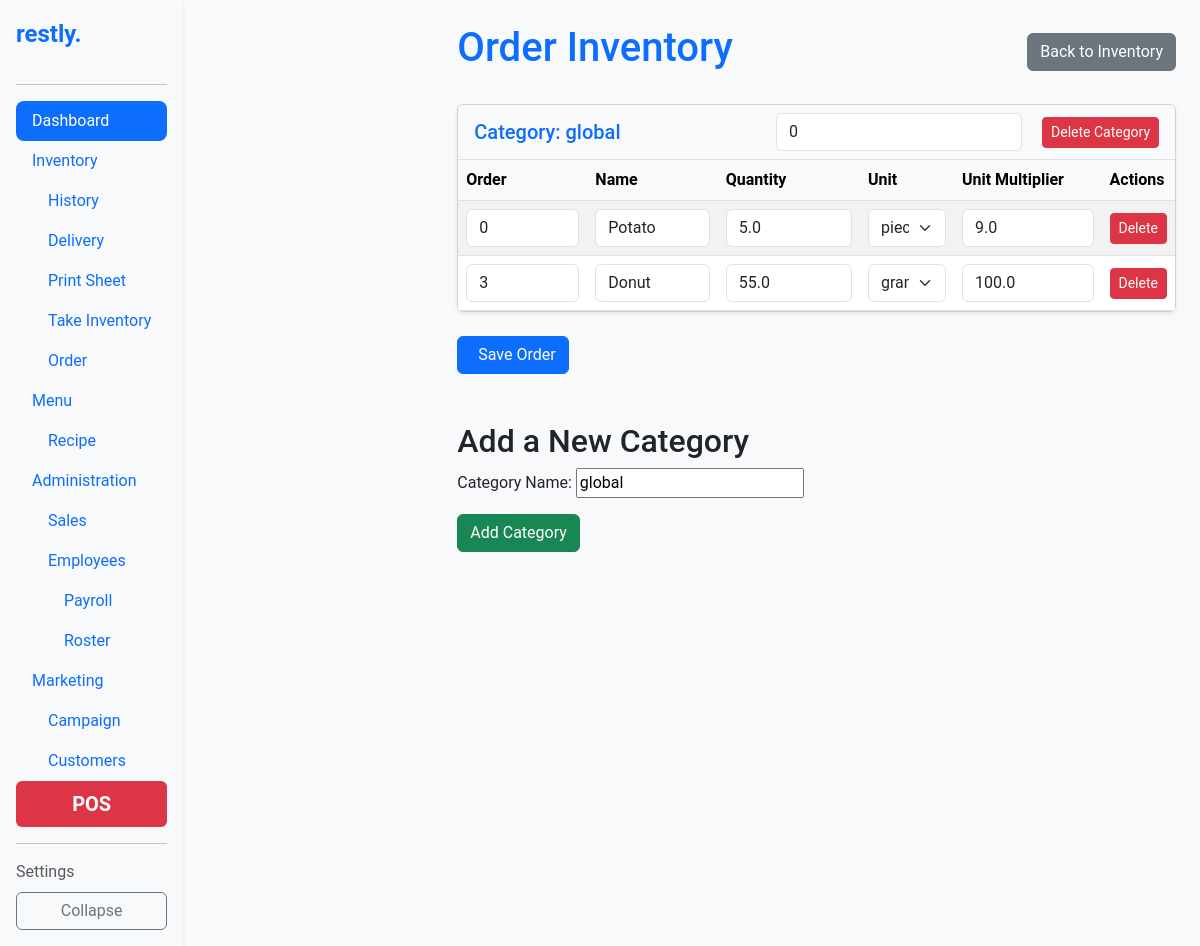
The page /inventory/order/ on the database as committed earlier.
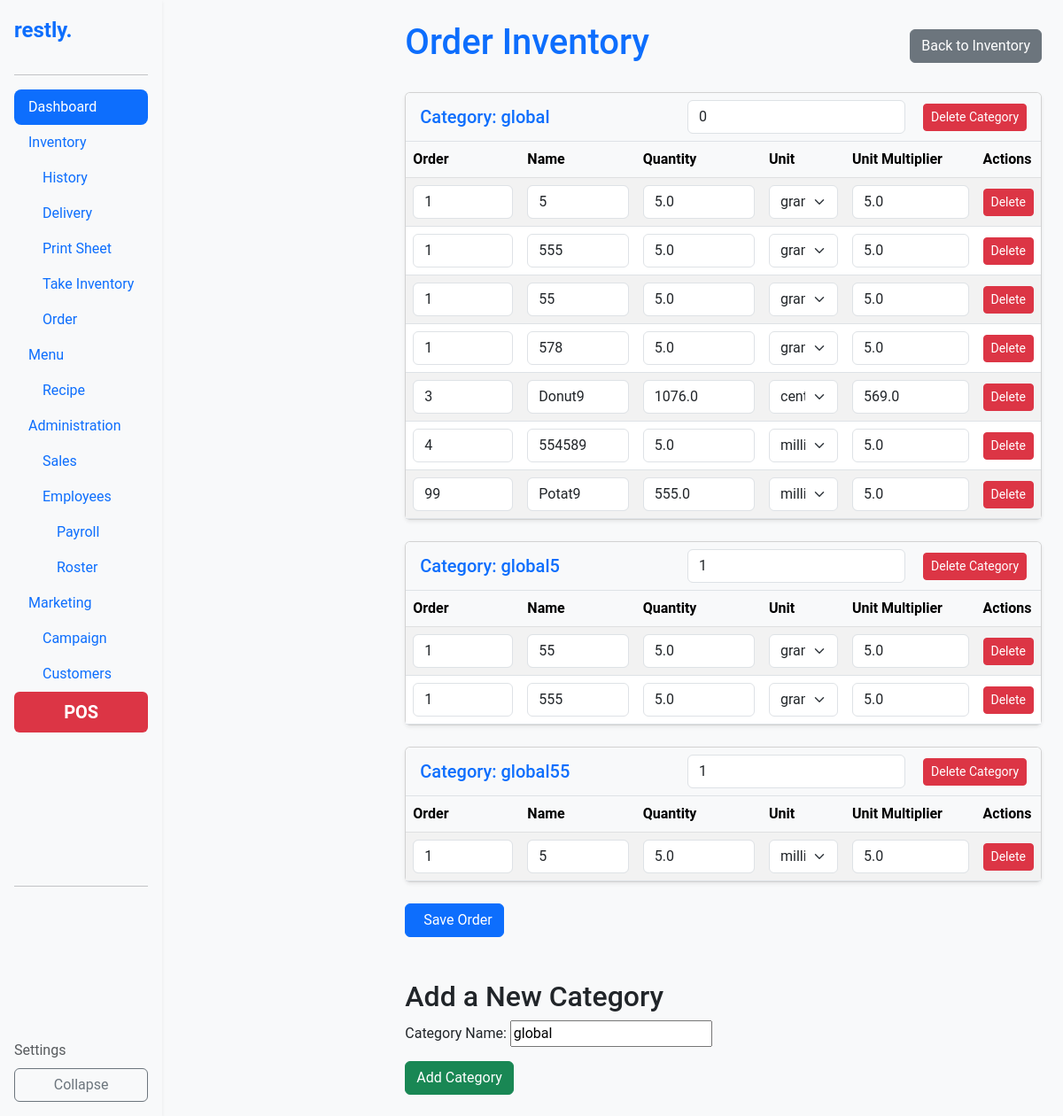
The same page on the database as committed later.
### inventory/models.py (models this page shows, shortened)
class Category(models.Model):
    name = models.CharField(max_length=100, unique=True, default="global")
    order = models.PositiveIntegerField(default=1)
    class Meta:
        ordering = ['order']

class Ingredient(models.Model):
    UNIT_TYPES = [
        ('g', 'gram'),
        ('ml', 'milliliter'),
        ('pce', 'piece'),
        ('cm', 'centimeter'),
        ('oz', 'ounce'),
        ('fl_oz', 'fluid ounce'),
        ('in', 'inch'),
    ]
    name = models.CharField(max_length=255)
    quantity = models.FloatField()  # Quantity in stock
    threshold = models.FloatField(default=0)  # Minimum threshold for inventory
    category = models.ForeignKey('Category', on_delete=models.CASCADE)
    unit_type = models.CharField(max_length=10, choices=UNIT_TYPES)
    unit_multiplier = models.FloatField()  # Multiplier for unit type
    unit_cost = models.FloatField()  # Cost per unit
    estimated_usage = models.FloatField(null=True, blank=True)  # Optional, estimated usage per day
    total_cost = models.DecimalField(max_digits=12, decimal_places=2, editable=False)
    history = HistoricalRecords()
    order = models.PositiveIntegerField(default=1)
    change_source = models.CharField(max_length=50, blank=True, null=True)
    class Meta:
        ordering = ['order']
        unique_together = ('name', 'category')

### inventory/views.py (the view, shortened to what this page needs)
# urls.py: path('order/', views.order_inventory, name='order_inventory'),
def order_inventory(request):
    categories = Category.objects.prefetch_related(
        models.Prefetch('ingredient_set', queryset=Ingredient.objects.order_by('order'))
    )
    category_form = CategoryForm()
    context = {
        'categories': categories,
        'category_form': category_form,
    }
    return render(request, 'inventory/order_inventory.html', context)

### inventory/forms.py (shortened to what this page needs)
class CategoryForm(forms.ModelForm):
    class Meta:
        model = Category
        fields = ['name']
        labels = {
            'name': 'Category Name',
        }

### inventory/templates/inventory/order_inventory.html (shortened to what this page needs)
{% extends 'base.html' %}
{% block content %}
<div class="d-flex justify-content-between align-items-center mb-4">
    <h1 class="text-primary">Order Inventory</h1>
    <a href="{% url 'inventory' %}" class="btn btn-secondary">
         Back to Inventory
    </a>
</div>
<form method="post" action="{% url 'order_inventory' %}">
    {% for category in categories %}
    <div class="card mb-4 shadow-sm">
        <div class="card-header d-flex justify-content-between align-items-center">
            <h2 class="mb-0 text-primary">Category: {{ category.name }}</h2>
            <div>
                <input type="number" name="category-order-{{ category.id }}" value="{{ category.order }}" class="form-control d-inline-block w-auto me-3">
                <button type="button" class="btn btn-danger btn-sm delete-category-button" data-category-id="{{ category.id }}">
                     Delete Category
                </button>
            </div>
        </div>
        <table class="table table-striped align-middle mb-0">
            <thead class="table-light">
                <tr>
                    <th>Order</th>
                    <th>Name</th>
                    <th>Quantity</th>
                    <th>Unit</th>
                    <th>Unit Multiplier</th>
                    <th>Actions</th>
                </tr>
            </thead>
            <tbody>
                {% for ingredient in category.ingredient_set.all %}
                <tr data-id="{{ ingredient.id }}">
                    <td>
                        <input type="number" name="order-{{ ingredient.id }}" value="{{ ingredient.order }}" class="form-control" />
                    </td>
                    <td>
                        <input type="text" name="name-{{ ingredient.id }}" value="{{ ingredient.name|title }}" class="form-control" />
                    </td>
                    <td>
                        <input type="number" name="quantity-{{ ingredient.id }}" value="{{ ingredient.quantity }}" step="0.01" class="form-control" />
                    </td>
                    <td>
                        <select name="unit_type-{{ ingredient.id }}" class="form-select">
                            {% for unit, label in ingredient.UNIT_TYPES %}
                            <option value="{{ unit }}" {% if unit == ingredient.unit_type %}selected{% endif %}>{{ label }}</option>
                            {% endfor %}
                        </select>
                    </td>
                    <td>
                        <input type="number" name="unit_multiplier-{{ ingredient.id }}" value="{{ ingredient.unit_multiplier }}" step="0.01" class="form-control" />
                    </td>
                    <td>
                        <button type="button" class="btn btn-danger btn-sm delete-button" data-id="{{ ingredient.id }}">
                             Delete
                        </button>
                    </td>
                </tr>
                {% endfor %}
            </tbody>
        </table>
    </div>
    {% endfor %}
    <button type="submit" class="btn btn-primary">
         Save Order
    </button>
</form>
<div class="mt-5">
    <h2>Add a New Category</h2>
    <form method="post" action="{% url 'order_inventory' %}">
        {{ category_form.as_p }}
        <button type="submit" name="add_category" value="true" class="btn btn-success">
             Add Category
        </button>
    </form>
</div>
{% endblock %}

Rows that differ between the two databases and show on the page:
added Ingredient: order "1", name "5", quantity "5.0", unit_type+id "gram", unit_multiplier "5.0", shown under Category "global"
added Ingredient: order "1", name "555", quantity "5.0", unit_type+id "gram", unit_multiplier "5.0", shown under Category "global"
added Ingredient: order "1", name "55", quantity "5.0", unit_type+id "gram", unit_multiplier "5.0", shown under Category "global"
added Ingredient: order "1", name "578", quantity "5.0", unit_type+id "gram", unit_multiplier "5.0", shown under Category "global"
changed Ingredient: name "Donut" → "Donut9"; quantity "55.0" → "1076.0"; unit_type+id "gram" → "centimeter"; unit_multiplier "100.0" → "569.0"; moves up the list
added Ingredient: order "4", name "554589", quantity "5.0", unit_type+id "milliliter", unit_multiplier "5.0", shown under Category "global"
changed Ingredient: order "0" → "99"; name "Potato" → "Potat9"; quantity "5.0" → "555.0"; unit_type+id "piece" → "milliliter"; unit_multiplier "9.0" → "5.0"
added Category: name "global5", order "1"
added Ingredient: order "1", name "55", quantity "5.0", unit_type+id "gram", unit_multiplier "5.0", shown under "global5"
added Ingredient: order "1", name "555", quantity "5.0", unit_type+id "gram", unit_multiplier "5.0", shown under "global5"
added Category: name "global55", order "1"
added Ingredient: order "1", name "5", quantity "5.0", unit_type+id "milliliter", unit_multiplier "5.0", shown under "global55"
